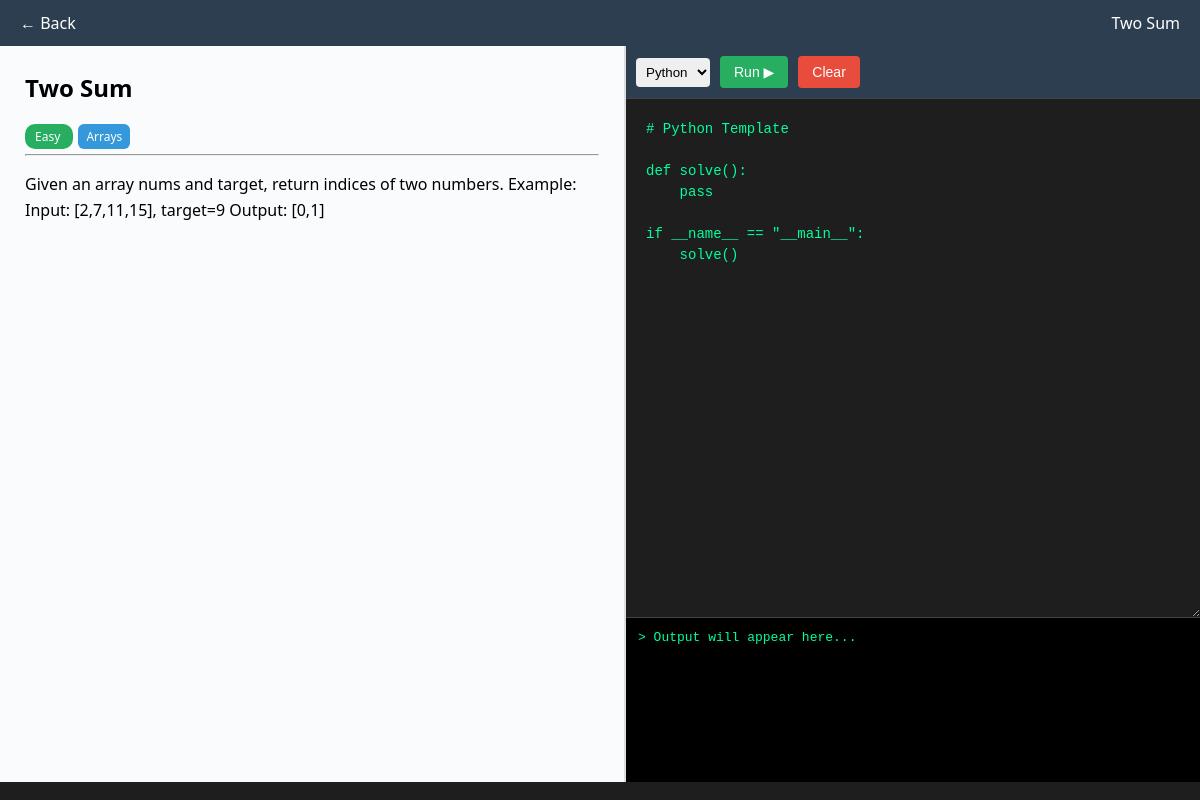
/question/115 (signed in), run on the app's committed database.
### tables this page shows
CREATE TABLE questions(
        id INTEGER PRIMARY KEY AUTOINCREMENT,
        title TEXT,
        topic TEXT,
        difficulty TEXT,
        description TEXT
    );

### app.py (the view)
@app.route("/question/<int:id>")
def question(id):
    if "user_id" not in session:
        return redirect("/login")
    conn = get_db()
    q = conn.execute("SELECT * FROM questions WHERE id=?", (id,)).fetchone()
    conn.close()
    return render_template("question.html", q=q)

### app.py (called while the page is built)
def get_db():
    BASE_DIR = os.path.dirname(os.path.abspath(__file__))
    db_path = os.path.join(BASE_DIR, "database.db")
    conn = sqlite3.connect(db_path)
    conn.row_factory = sqlite3.Row
    return conn

### templates/question.html (shortened to what this page needs)
<!DOCTYPE html>
<html>
<head>
</head>
<body>
<div class="navbar">
<a href="/problems">← Back</a>
<span>{{ q.title }}</span>
</div>
<div class="main">
<div class="left">
<h2>{{ q.title }}</h2>
<span class="badge {{ q.difficulty|lower }}">
{{ q.difficulty }}
</span>
<span class="tag">{{ q.topic }}</span>
<hr>
<p style="line-height:1.6;">
{{ q.description }}
</p>
</div>
<div class="right">
<div class="topbar">
<select id="language" onchange="changeTemplate()">
<option value="python">Python</option>
</select>
<button class="run" onclick="runCode()">Run ▶</button>
<button class="clear" onclick="clearCode()">Clear</button>
</div>
<textarea id="code"></textarea>
<div class="output" id="output">
> Output will appear here...
</div>
</div>
</div>
</body>
</html>

### templates/question.html (style rules this page uses)
body { margin:0; font-family:'Segoe UI', sans-serif; background:#1e1e1e; color:#e4e4e4; }
.navbar { background:#2c3e50; padding:12px 20px; color:white; display:flex; justify-content:space-between; align-items:center; font-size:16px; }
.navbar a { color:white; text-decoration:none; }
.main { display:flex; height:92vh; }
.left { width:50%; background:#f9fbfd; color:black; padding:25px; overflow-y:auto; border-right:2px solid #ddd; }
.left h2 { margin-top:0; }
.badge { padding:4px 10px; border-radius:10px; color:white; font-size:12px; margin-right:5px; }
.easy { background:#27ae60; }
.tag { background:#3498db; color:white; padding:4px 8px; border-radius:6px; font-size:12px; margin-right:5px; }
.right { width:50%; display:flex; flex-direction:column; }
.topbar { background:#2c3e50; padding:10px; display:flex; gap:10px; align-items:center; border-bottom:1px solid #444; }
select { padding:6px; border-radius:4px; border:none; outline:none; }
button { padding:8px 14px; border:none; border-radius:4px; cursor:pointer; font-size:14px; }
.run { background:#27ae60;color:white; }
.clear { background:#e74c3c;color:white; }
textarea { flex:1; background:#1e1e1e; color:#00ff9c; border:none; padding:20px; font-family:monospace; font-size:14px; outline:none; line-height:1.5; }
.output { background:#000; color:#00ff9c; padding:12px; height:140px; overflow:auto; font-family:monospace; border-top:1px solid #444; }

### data on the page
questions: title "Two Sum", difficulty "Easy", topic "Arrays", description "Given an array nums and target, return indices of two numbers. Example: Input: [2,7,11,15], target=9 Output: [0,1]"
